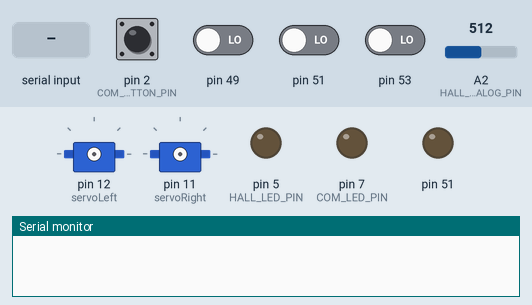
Recording of a sketch running on a simulated Arduino Mega 2560, built with avr-gcc and run on an emulated ATmega2560. Parts: 2 × servo, output pins drawn as LEDs (lit = HIGH), the last lines printed to the serial monitor. The test bench sets the inputs (shaded band); at power-on: pin 2 (COM_BUTTON_PIN), pin 49, pin 51, pin 53 LOW, A2 (HALL_ANALOG_PIN) = 512.

Above: at 0.1 s.
At 2.2 s:
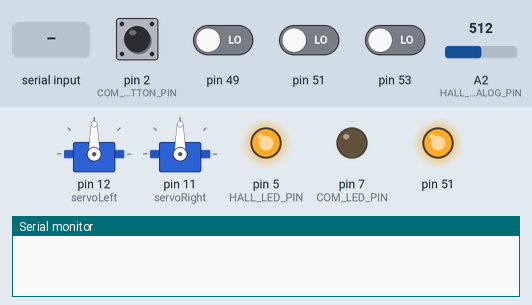
2.3 s: "1" received over the second serial link
At 2.53 s:
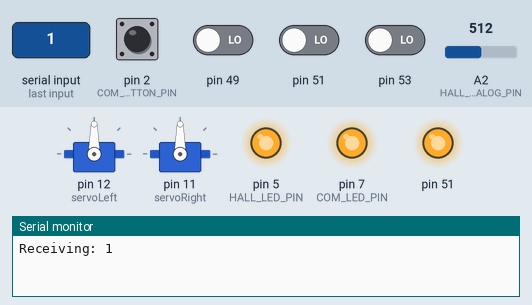
5.3 s: pin 49 driven HIGH
6.9 s: pin 49 driven LOW
15.9 s: pin 51 driven HIGH
Timing chart, 0 to 18.5 s (numbered marks = the images above; inputs shaded):
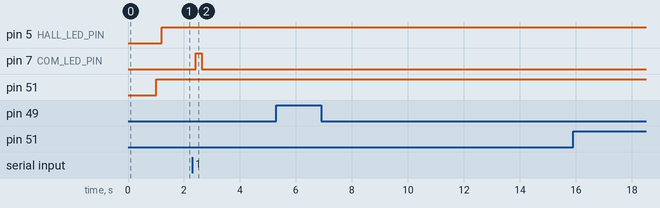

The sketch:

IDC2_com_hall_line.ino
```cpp
/*
    IDC 2 Line Following, Information Gathering & Communication
    Contains:
      ICD Circle line following
      Working hall-effect sensor with indicator LED
      Communication using Xbee (push button to send, led indicator when received)
*/
# include <Servo.h>
#define Rx 17
#define Tx 16

Servo servoLeft; // higher number = counter clockwise
Servo servoRight; // lower number = clockwise

const int QTIMiddle = 51;
const int QTILeft = 49;
const int QTIRight = 53;

const int COM_LED_PIN = 7;
const int COM_BUTTON_PIN = 2;

const int threshold = 5;
const int noMag = 323;
const int HALL_ANALOG_PIN = A2;
const int HALL_LED_PIN = 5;

/*
  -1 : none
  0 : hash
  1 : on left of line
  2 : on right of line
  3 : off line
  4 : on line
*/
int lastSense = -1;

void setup() {
  delay(1000);

  Serial.begin(9600);
  Serial2.begin(9600);

  servoLeft.attach(12);
  servoRight.attach(11);

  pinMode(COM_LED_PIN, OUTPUT);
  pinMode(COM_BUTTON_PIN, INPUT);

  pinMode(HALL_ANALOG_PIN, INPUT);
  pinMode(HALL_LED_PIN, OUTPUT);
}

void loop() {
  // true = on black line ~200 ish
  // false = not on black line ~30 ish
  // *** TODO *** create calibration technique
  bool middle = RCTime(QTIMiddle) > 100;
  bool left = RCTime(QTILeft) > 100;
  bool right = RCTime(QTIRight) > 100;

  // Communication button press
  bool buttonPressed = digitalRead(COM_BUTTON_PIN);

  // Hall-effect sensor analog input
  int val = analogRead(A2);

  // ** Log QTI sensor data **
  // Serial.print("Middle: ");
  // Serial.println(middle);
  // Serial.print("left: ");
  // Serial.println(left);
  // Serial.print("right: ");
  // Serial.println(right);

  //Check if message should be sent
  if(Serial.available() || buttonPressed){
    char outgoing = Serial.read();
    if(buttonPressed){
      outgoing = 'f';
    }
    Serial.print("Sending: ");
    Serial.println(outgoing);
    Serial2.print(outgoing);
  }

  //Check if there is an incoming message
  if(Serial2.available()){
    char incoming = Serial2.read();
    Serial.print("Receiving: ");
    Serial.println(incoming);
    digitalWrite(COM_LED_PIN, HIGH);
  } else {
    delay(200);
    digitalWrite(COM_LED_PIN, LOW);
  }

  // Hall-effect sensor led indicator
  // Serial.println(val); // Log sensor values
  if(val < noMag - threshold || val > noMag + threshold){
    digitalWrite(5, HIGH);
  } else {
    digitalWrite(5, LOW);
  }

  int time = 1;

  if(middle && left && right) {
    // on hash
    if(lastSense == 0){
      goForward(25);
      return;
    }
    lastSense = 0;
    stopMoving(1000);
    // goForward(50);
    goLeft(50);
    return;
  }

  if(middle && !left && !right){
    //on line
    lastSense = 4;
    goForward(time);
    return;
  }

  if(!left && right){
    //on left of line
    lastSense = 1;
    goRight(time);
    return;
  }

  if(left && !right){
    // on right of line
    lastSense = 2;
    goLeft(time);
    return;
  }

  if((middle && left && right || lastSense == 0) ) {
    // on hash
    if(lastSense == 0){
      goForwardLeft(25);
      return;
    }
    lastSense = 0;
    stopMoving(1000);
    // goForward(50);
    goLeft(250);
    return;
  }

  // off line
  // if(!middle && !left && !right) {
  //   goBackward(50);
  //   return;
  // }

  // delay(time);
}

void goForward(int time){
  // lastMove = 0;
  servoLeft.writeMicroseconds(1700);
  servoRight.writeMicroseconds(1300);
  delay(time);
}

void goBackward(int time){
  servoLeft.writeMicroseconds(1300);
  servoRight.writeMicroseconds(1700);
  delay(time);
}

void goBackwardRight(int time){
  servoLeft.writeMicroseconds(1300);
  servoRight.writeMicroseconds(1600);
  delay(time);
}

void stopMoving(int time){
  // lastMove = 4;
  servoLeft.writeMicroseconds(1500);
  servoRight.writeMicroseconds(1500);
  delay(time);
}

void goLeft(int time){
  // lastMove = 1;
  servoLeft.writeMicroseconds(1475);
  servoRight.writeMicroseconds(1475);
  delay(time);
}

void goForwardLeft(int time){
  servoLeft.writeMicroseconds(1510);
  servoRight.writeMicroseconds(1475);
  delay(time);
}

void goRight(int time){
  // lastMove = 2;
  servoLeft.writeMicroseconds(1525);
  servoRight.writeMicroseconds(1525);
  delay(time);
}

long RCTime(int sensorIn){
   long duration = 0;
   pinMode(sensorIn, OUTPUT);     // Make pin OUTPUT
   digitalWrite(sensorIn, HIGH);  // Pin HIGH (discharge capacitor)
   delay(1);                      // Wait 1ms
   pinMode(sensorIn, INPUT);      // Make pin INPUT
   digitalWrite(sensorIn, LOW);   // Turn off internal pullups
   while(digitalRead(sensorIn)){  // Wait for pin to go LOW
      duration++;
   }
   return duration;
}
```

Measured:
- after the input at 2.3 s, pin 7 (COM_LED_PIN): LOW → HIGH after 0.13 s, → LOW 0.20 s later
